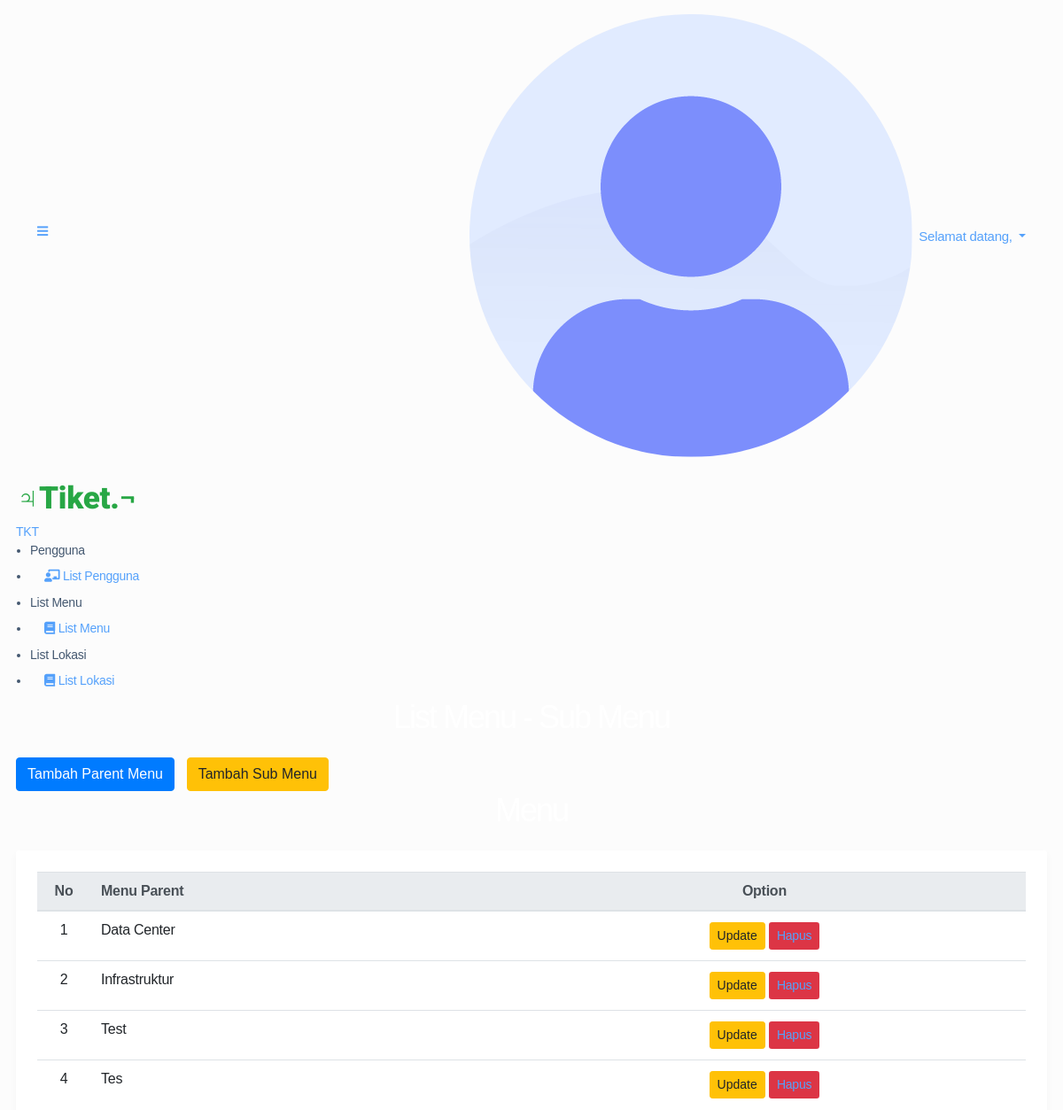
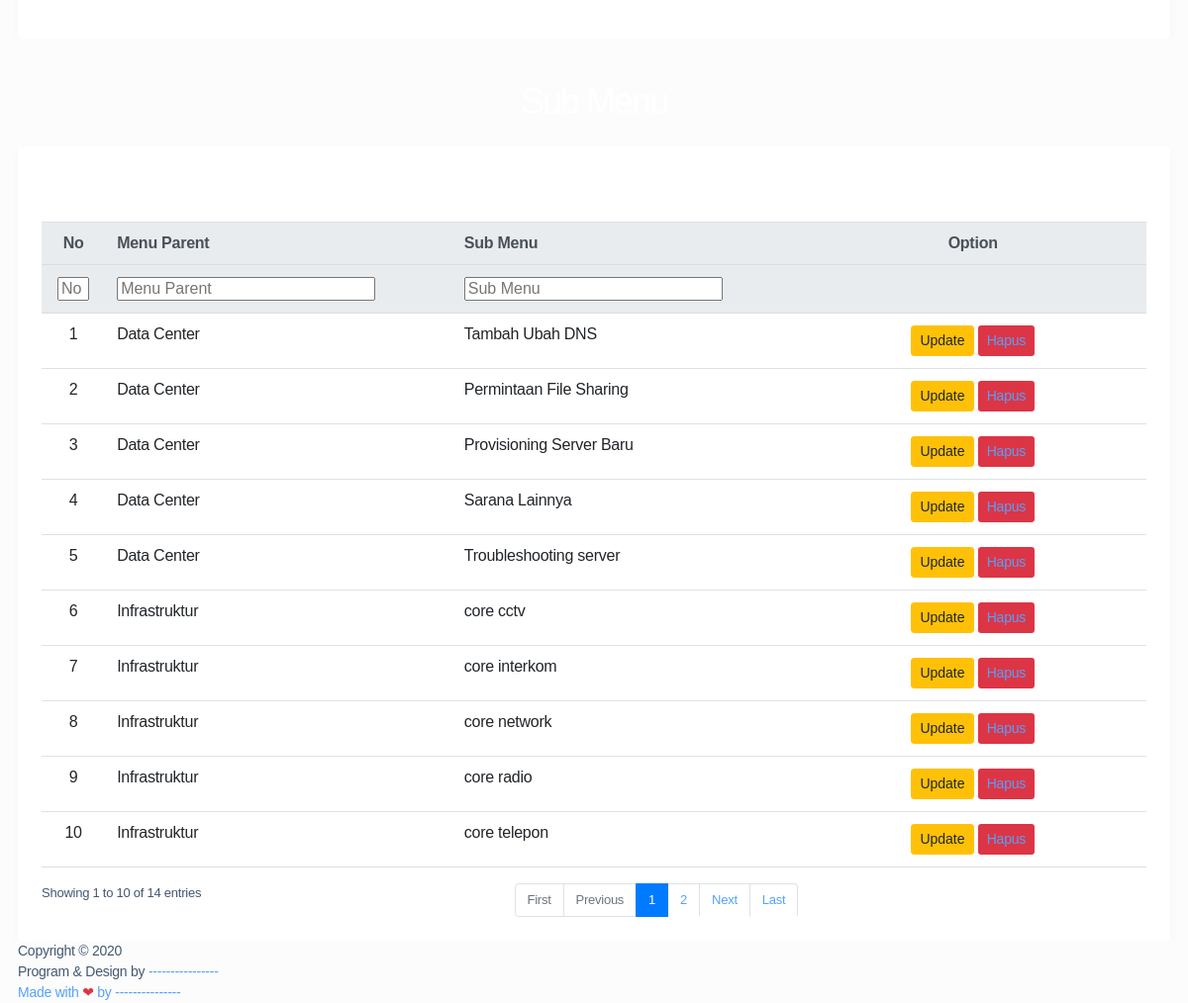
The app's page /index.php/admin/list_menu with its own data (2 pictures, top to bottom).
### tables this page shows
CREATE TABLE `master_kategori` (
  `id` int(11) NOT NULL,
  `kategori` varchar(30) NOT NULL
);

CREATE TABLE `master_subkategori` (
  `id` int(11) NOT NULL,
  `id_kategori` int(11) NOT NULL,
  `subkategori` varchar(40) NOT NULL
);

### application/controllers/Admin.php (called while the page is built, shortened)
<?php
class Admin extends CI_Controller
{
	function __construct()
	{
		$this->load->helper('url');
		$this->load->library('form_validation');
		$this->load->helper('form');
	}
	public function list_menu()
	{
		$this->load->model('Mkategori');
		$data['nama'] = $this->session->userdata('nama');
		$data['level'] = $this->session->userdata('level');
		$data['kategori'] = $this->Mkategori->get_category()->result();
		$data['subkategori'] = $this->Mkategori->get_all_subcategory()->result();
		$this->load->view('navbar/nav_admin', $data);
		$this->load->view('admin/list_menu', $data);
	}
}

### index.php (called while the page is built, shortened)
<?php
require_once BASEPATH.'core/CodeIgniter.php';

### application/models/Mkategori.php (called while the page is built, shortened)
<?php
class Mkategori extends CI_Model{
    function get_category(){
        $query = $this->db->get('master_kategori');
        return $query;
    }
    function get_all_subcategory(){
      return  $this->db->select('*,t1.id AS id_sub')
     ->from('master_subkategori as t1')
     ->join('master_kategori as t2', 't1.id_kategori = t2.id', 'INNER')
     ->get();
    }
}

### application/views/admin/list_menu.php (the view, shortened to what this page needs)
<div class="main-content">
    <section class="section">
        <div class="section-header">
            <h1>List Menu - Sub Menu </h1>
        </div>
        <div class="section-header">
            <button type="button" class="btn btn-primary" data-toggle="modal" data-target="#parentmenu" style="margin-right: 10px;">
                Tambah Parent Menu
            </button>
            <button type="button" class="btn btn-warning" data-toggle="modal" data-target="#submenu">
                Tambah Sub Menu
            </button>
        </div>
        <div class="row" style="overflow: scroll">
            <div class="col-md-12">
                <div class="section-header">
                    <h1>Menu </h1>
                </div>
                <div class="bg-white p-4" style="border-radius:3px;box-shadow:rgba(0, 0, 0, 0.03) 0px 4px 8px 0px">
                    <table class="table align-items-center table-flush">
                        <thead class="thead-light">
                            <tr class="text-center">
                                <th style="width: 60px;">No</th>
                                <th scope="col" style="text-align: left;">Menu Parent</th>
                                <th scope="col">Option</th>
                            </tr>
                        </thead>
                        <tbody>
                            <?php
                              $i = 1;
                              foreach ($kategori as $u) {
                              ?>
                                <tr class="text-center">
                                    <td style="width: 60px;"><?php echo $i ?></td>
                                    <td style="text-align: left;"><?php echo $u->kategori ?></td>
                                    <td class="text-center">
                                        <button class="btn btn-sm btn-warning btn-edit" data-id='<?php echo $u->id; ?>' data-nama='<?php echo $u->kategori; ?>'>Update</button>
                                        <a href=<?= base_url("admin/delete_parent/" . $u->kategori . "/" . $u->id) ?> class=" btn btn-sm btn-danger">Hapus</a>
                                    </td>
                                </tr>
                            <?php
                                  $i++;
                              }
                              ?>
                        </tbody>
                    </table>
                </div>
            </div>
        </div>
        <div class="row" style="overflow: scroll">
            <div class="col-md-12">
                <div class="section-header">
                    <h1>Sub Menu </h1>
                </div>
                <div class="bg-white p-4" style="border-radius:3px;box-shadow:rgba(0, 0, 0, 0.03) 0px 4px 8px 0px">
                    <table id="tble" class="table align-items-center table-flush">
                        <thead class="thead-light">
                            <tr class="text-center">
                                <th style="width: 60px;">No</th>
                                <th scope="col" style="text-align: left;">Menu Parent</th>
                                <th scope="col" style="text-align: left;">Sub Menu</th>
                                <th scope="col">Option</th>
                            </tr>
                        </thead>
                        <tbody>
                            <?php
                              $i = 1;
                              foreach ($subkategori as $u) {
                              ?>
                                <tr class="text-center">
                                    <td style="width: 60px;"><?php echo $i ?></td>
                                    <td style="text-align: left;"><?php echo $u->kategori ?></td>
                                    <td style="text-align: left;"><?php echo $u->subkategori ?></td>
                                    <td class="text-center">
                                        <button class="btn btn-sm btn-warning btn-edit-sub" data-id='<?php echo $u->id; ?>' data-idsub='<?php echo $u->id_sub; ?>' data-namakat='<?php echo $u->kategori; ?>' data-nama='<?php echo $u->subkategori; ?>'>Update</button>
                                        <a href=<?= base_url("admin/delete_subparent/" . $u->id_sub) ?> class=" btn btn-sm btn-danger">Hapus</a>
                                    </td>
                                </tr>
                            <?php
                                  $i++;
                              }
                              ?>
                        </tbody>
                    </table>
                </div>
            </div>
        </div>
</div>
</div>
<?php include("footer.php") ?>
</body>
</html>

### application/views/navbar/nav_admin.php (style rules this page uses)
body { background: #fcfcfc; }
h1 { text-align: center; font-family: sans-serif; font-weight: 300; color: #fff; }

### records on screen
master_kategori: kategori "Data Center"
master_kategori: kategori "Infrastruktur"
master_kategori: kategori "Test"
master_kategori: kategori "Tes"
master_subkategori: master_kategori.kategori "Data Center", subkategori "Tambah Ubah DNS"
master_subkategori: master_kategori.kategori "Data Center", subkategori "Permintaan File Sharing"
master_subkategori: master_kategori.kategori "Data Center", subkategori "Provisioning Server Baru"
master_subkategori: master_kategori.kategori "Data Center", subkategori "Sarana Lainnya"
master_subkategori: master_kategori.kategori "Data Center", subkategori "Troubleshooting server"
master_subkategori: master_kategori.kategori "Infrastruktur", subkategori "core cctv"
master_subkategori: master_kategori.kategori "Infrastruktur", subkategori "core interkom"
master_subkategori: master_kategori.kategori "Infrastruktur", subkategori "core network"
master_subkategori: master_kategori.kategori "Infrastruktur", subkategori "core radio"
master_subkategori: master_kategori.kategori "Infrastruktur", subkategori "core telepon"
